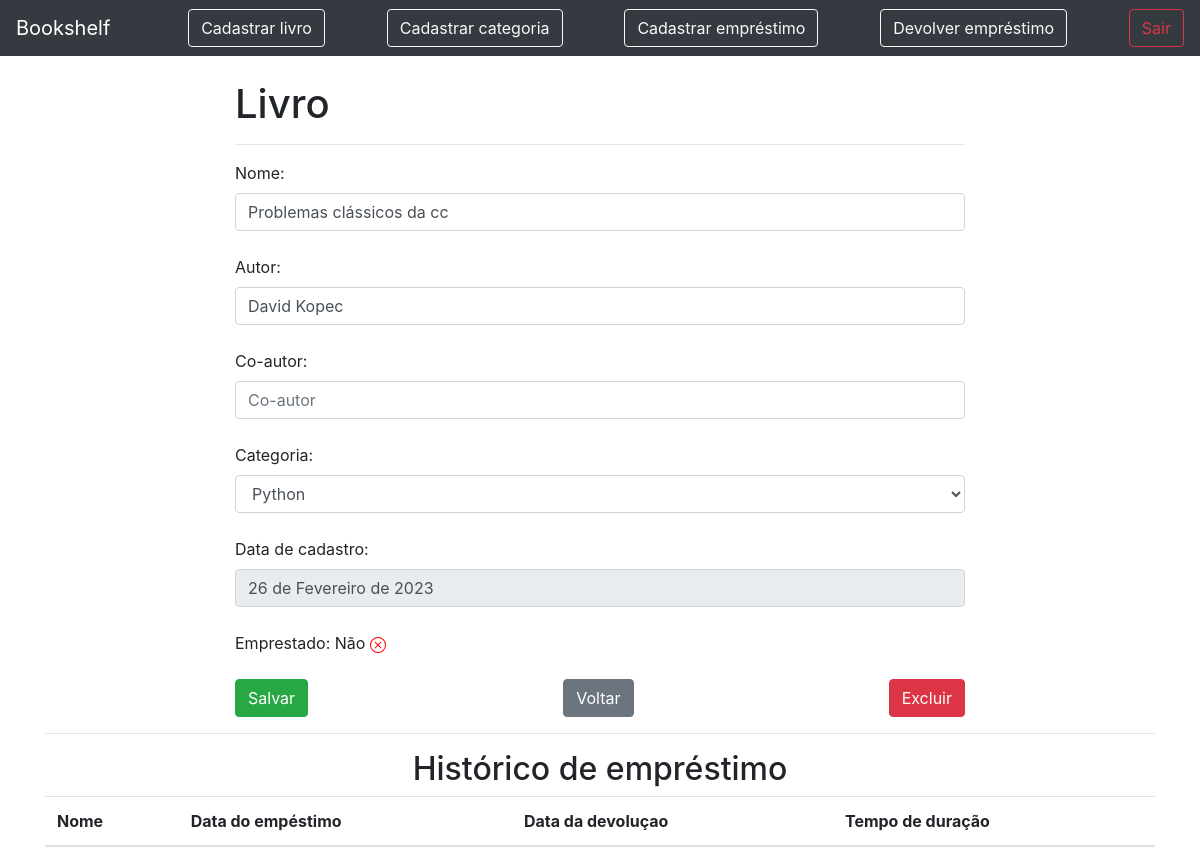
Screenshot of /livro/ver_livro/3/ (signed in) with the database file from the repository.
### livro/models.py (models this page shows, shortened)
class Livros(models.Model):
    img = models.ImageField(upload_to='capa_livro', null=True, default=True)
    nome = models.CharField(max_length=100)
    autor = models.CharField(max_length=30)
    co_autor = models.CharField(max_length=30, blank=True)
    categoria = models.ForeignKey(Categoria, on_delete=models.DO_NOTHING)
    usuario = models.ForeignKey(Usuario, on_delete=models.DO_NOTHING)
    emprestado = models.BooleanField(default=False)
    data_cadastro = models.DateField(default=date.today)
    class Meta:
        verbose_name = 'Livro'

### livro/views.py (the view)
# urls.py: path('ver_livro/<int:id_livro>/', views.ver_livro, name='ver_livro'),
def ver_livro(request, id_livro):
    if not request.session.get('usuario'):  # usuario nao esta logado
        return redirect('/auth/login/?status=3')
    livro = Livros.objects.get(id=id_livro)
    usuario = Usuario.objects.get(id=request.session.get('usuario'))
    if usuario != livro.usuario:  # usuario tenta acessar livro que nao é dele
        return redirect('/livro/home/?status=1')
    categorias = Categoria.objects.filter(usuario=usuario)
    emprestimos = Emprestimo.objects.filter(livro=livro)
    emprestimos = emprestimos[::-1]
    form_livro = CadastroLivro()
    form_livro.fields['usuario'].initial = usuario.id
    form_livro.fields['categoria'].queryset = Categoria.objects.filter(usuario=usuario)
    form_categoria = CadastroCategoria()
    form_categoria.fields['usuario'].initial = usuario.id
    usuarios = Usuario.objects.filter().all()
    livros_nao_emprestado = Livros.objects.filter(usuario=usuario, emprestado=False)
    livros_emprestado = Livros.objects.filter(usuario=usuario, emprestado=True)
    return render(request, 'ver_livro.html', {'livro': livro,
                                              'categorias': categorias,
                                              'emprestimos': emprestimos,
                                              'usuario_logado': request.session.get('usuario'),
                                              'form_livro': form_livro,
                                              'form_categoria': form_categoria,
                                              'usuarios': usuarios,
                                              'livros_nao_emprestado': livros_nao_emprestado,
                                              'livros_emprestado': livros_emprestado})

### livro/forms.py
class CadastroLivro(forms.ModelForm):
    class Meta:
        model = Livros
        fields = '__all__'
    def __init__(self, *args, **kwargs):
        super().__init__(*args, **kwargs)
        self.fields['data_cadastro'].widget.attrs['readonly'] = True
        for field in self.fields:
            self.fields[field].widget.attrs.update({'class': 'form-control'})
            self.fields[field].widget.attrs.update({'autocomplete': 'off'})
        self.fields['emprestado'].widget.attrs.update({'style': 'width: 20px; height: 20px;'})
        self.fields['usuario'].widget = forms.HiddenInput()

class CadastroCategoria(forms.ModelForm):
    class Meta:
        model = Categoria
        fields = '__all__'
    def __init__(self, *args, **kwargs):
        super().__init__(*args, **kwargs)
        self.fields['usuario'].widget = forms.HiddenInput()
        for field in self.fields:
            self.fields[field].widget.attrs.update({'class': 'form-control'})
            self.fields[field].widget.attrs.update({'autocomplete': 'off'})

### livro/models.py (called while the page is built)
    def __str__(self):
        return self.nome

### livro/templates/ver_livro.html (shortened to what this page needs)
{% extends 'base.html' %}
{% load filtros %}
{% block 'conteudo' %}
<div class="container">
    <div class="row">
        <div class="col-md-2"></div>
        <div class="col-md">
            <br>
            <h1>Livro</h1>
            <hr>
            <form method="POST" action="{% url 'atualizar_livro' livro.id %}">{% csrf_token %}
                <label>Nome:</label>
                <input type="text" class="form-control" value="{{ livro.nome }}" name="nome">
                <br>
                <label>Autor:</label>
                <input type="text" class="form-control" value="{{ livro.autor }}" name="autor">
                <br>
                <label>Co-autor:</label>
                <input type="text" class="form-control" value="{{ livro.co_autor }}" placeholder="Co-autor" name="co_autor">
                <br>
                <label>Categoria:</label>
                <select class="form-control" name="categoria">
                    {% for categoria in categorias %}
                    {% if categoria == livro.categoria %}
                    <option selected>{{ categoria }}</option>
                    {% else %}
                    <option>{{ categoria }}</option>
                    {% endif %}
                    {% endfor %}
                </select>
                <br>
                <label>Data de cadastro:</label>
                <input type="text" class="form-control" value="{{ livro.data_cadastro }}" disabled>
                <br>
                {% if livro.emprestado %}
                Emprestado: Sim <svg style="color: green" xmlns="http://www.w3.org/2000/svg" width="16" height="16" fill="currentColor" class="bi bi-check-circle" viewBox="0 0 16 16">
                    <path d="M8 15A7 7 0 1 1 8 1a7 7 0 0 1 0 14zm0 1A8 8 0 1 0 8 0a8 8 0 0 0 0 16z" />
                    <path d="M10.97 4.97a.235.235 0 0 0-.02.022L7.477 9.417 5.384 7.323a.75.75 0 0 0-1.06 1.06L6.97 11.03a.75.75 0 0 0 1.079-.02l3.992-4.99a.75.75 0 0 0-1.071-1.05z" />
                </svg>
                {% else %}
                Emprestado: Não
                {% endif %}
                <br>
                <br>
                <div style="display: flex; justify-content: space-between">
                    <button class="btn btn-success btn-md" type="submit">Salvar</button>
                    <a href="{% url 'home' %}" class="btn btn-secondary btn-md">Voltar</a>
                    <button type="button" class="btn btn-danger" data-toggle="modal" data-target="#exampleModal">Excluir</button>
                </div>
            </form>
        </div>
        <div class="col-md-2"></div>
    </div>
    <hr>
    <div style="justify-content: end; width: 100%;">
        <h2 style="text-align: center">Histórico de empréstimo</h2>
    </div>
    <table class="table table-striped">
        <thead>
            <tr>
                <th scope="col">Nome</th>
                <th scope="col">Data do empéstimo</th>
                <th scope="col">Data da devoluçao</th>
                <th scope="col">Tempo de duração</th>
            </tr>
        </thead>
    </table>
</div>
{% endblock %}

### rows the page displays
Livros: nome "Problemas clássicos da cc", autor "David Kopec", data_cadastro "26 de Fevereiro de 2023"

### other values shown
form field categoria "Python"
